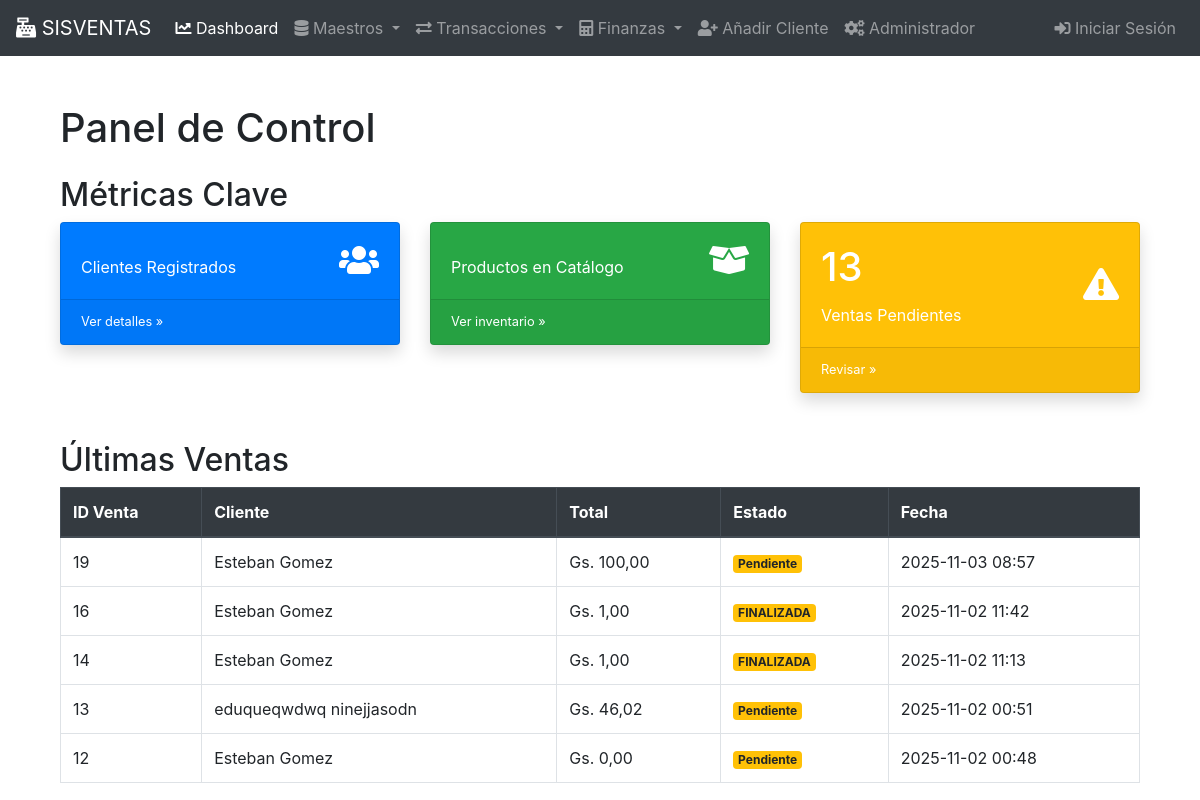
The page / on the database its author committed.
### gestion/models.py (models this page shows, shortened)
class Venta(models.Model):
    fecha = models.DateTimeField(auto_now_add=True)
    cliente = models.ForeignKey(Cliente, on_delete=models.PROTECT)
    empleado = models.ForeignKey(Empleado, on_delete=models.SET_NULL, null=True)
    total = models.DecimalField(max_digits=10, decimal_places=2, default=0)
    estado = models.CharField(max_length=50, default='Pendiente')
    class Meta:
        verbose_name_plural = "Ventas"

class Cliente(models.Model):
    nombre = models.CharField(max_length=100)
    apellido = models.CharField(max_length=100)
    direccion = models.CharField(max_length=255, blank=True, null=True)
    telefono = models.CharField(max_length=15, blank=True, null=True)
    email = models.EmailField(max_length=255, unique=True)
    fecha_registro = models.DateField(auto_now_add=True)
    class Meta:
        verbose_name_plural = "Clientes"

### gestion/views.py (the view)
# urls.py: path('', dashboard, name='dashboard'),
def dashboard(request):
    conteo_clientes = Cliente.objects.count()
    conteo_proveedores = Proveedor.objects.count()
    conteo_productos = Producto.objects.count()
    try:
        conteo_ventas_pendientes = Venta.objects.filter(estado__iexact='PENDIENTE').count()
        ultimas_ventas = Venta.objects.all().order_by('-fecha')[:5]
    except Exception:
        conteo_ventas_pendientes = 0
        ultimas_ventas = []
    try:
        productos_bajo_stock = Producto.objects.filter(stock__lte=F('stock_minimo')).order_by('stock')[:5]
    except Exception:
        productos_bajo_stock = []
    context = {
        'total_clientes': conteo_clientes,
        'total_proveedores': conteo_proveedores,
        'total_productos': conteo_productos,
        'ventas_pendientes': conteo_ventas_pendientes,
        'ultimas_ventas': ultimas_ventas,
        'productos_bajo_stock': productos_bajo_stock,
        'titulo_pagina': 'Dashboard Principal'
    }
    return render(request, 'gestion/dashboard.html', context)

### gestion/templates/gestion/dashboard.html (shortened to what this page needs)
{% extends 'base.html' %}
{% load static %}  {% block content %}
    <div class="container mt-5">
        <h1>Panel de Control</h1>
        <h2 class="mt-4">Métricas Clave</h2>
        <div class="row">
            <div class="col-lg-4 col-md-6 mb-4">
                <div class="card text-white bg-primary shadow">
                    <div class="card-body">
                        <div class="row align-items-center">
                            <div class="col-8">
                                <p class="card-text mb-0">Clientes Registrados</p>
                            </div>
                            <div class="col-4 text-right">
                                <i class="fas fa-users fa-2x"></i> </div>
                        </div>
                    </div>
                    <div class="card-footer small text-white-50">
                        <a href="{% url 'admin:gestion_cliente_changelist' %}" class="text-white">Ver detalles &raquo;</a>
                    </div>
                </div>
            </div>
            <div class="col-lg-4 col-md-6 mb-4">
                <div class="card text-white bg-success shadow">
                    <div class="card-body">
                        <div class="row align-items-center">
                            <div class="col-8">
                                <p class="card-text mb-0">Productos en Catálogo</p>
                            </div>
                            <div class="col-4 text-right">
                                <i class="fas fa-box-open fa-2x"></i>
                            </div>
                        </div>
                    </div>
                    <div class="card-footer small text-white-50">
                         <a href="{% url 'admin:gestion_producto_changelist' %}" class="text-white">Ver inventario &raquo;</a>
                    </div>
                </div>
            </div>
            <div class="col-lg-4 col-md-6 mb-4">
                <div class="card text-white bg-warning shadow">
                    <div class="card-body">
                        <div class="row align-items-center">
                            <div class="col-8">
                                <h1 class="card-title">{{ ventas_pendientes }}</h1>
                                <p class="card-text mb-0">Ventas Pendientes</p>
                            </div>
                            <div class="col-4 text-right">
                                <i class="fas fa-exclamation-triangle fa-2x"></i>
                            </div>
                        </div>
                    </div>
                     <div class="card-footer small text-white-50">
                         <a href="{% url 'admin:gestion_venta_changelist' %}?estado__exact=Pendiente" class="text-white">Revisar &raquo;</a>
                    </div>
                </div>
            </div>
        </div>
        <h2 class="mt-4">Últimas Ventas </h2>
        <table class="table table-bordered table-hover">
            <thead class="thead-dark">
                <tr>
                    <th>ID Venta</th>
                    <th>Cliente</th>
                    <th>Total</th>
                    <th>Estado</th>
                    <th>Fecha</th>
                </tr>
            </thead>
            <tbody>
                {% for venta in ultimas_ventas %}
                    <tr>
                        <td>{{ venta.id }}</td>
                        <td>{{ venta.cliente.nombre }} {{ venta.cliente.apellido }}</td>
                        <td>Gs. {{ venta.total|floatformat:2 }}</td>
                        <td>
                            <span class="badge badge-warning">{{ venta.estado }}</span>
                        </td>
                        <td>{{ venta.fecha|date:"Y-m-d H:i" }}</td>
                    </tr>
                {% empty %}
                    <tr>
                        <td colspan="5">No hay ventas registradas.</td>
                    </tr>
                {% endfor %}
            </tbody>
        </table>
    </div>
{% endblock %}

### templates/base.html (shortened to what this page needs)
<!DOCTYPE html>
<html lang="es">
<head>
    <link href="https://stackpath.bootstrapcdn.com/bootstrap/4.5.2/css/bootstrap.min.css" rel="stylesheet">
    <link rel="stylesheet" href="https://cdnjs.cloudflare.com/ajax/libs/font-awesome/5.15.4/css/all.min.css">
</head>
<body>
    <nav class="navbar navbar-expand-lg navbar-dark bg-dark">
      <a class="navbar-brand" href="{% url 'dashboard' %}"><i class="fas fa-cash-register"></i> SISVENTAS</a>
      <div class="collapse navbar-collapse" id="navbarNav">
        <ul class="navbar-nav mr-auto">
          <li class="nav-item {% if request.resolver_match.url_name == 'dashboard' %}active{% endif %}">
            <a class="nav-link" href="{% url 'dashboard' %}"><i class="fas fa-chart-line"></i> Dashboard</a>
          </li>
          <li class="nav-item dropdown">
            <a class="nav-link dropdown-toggle" href="#" id="navbarDropdownMaestros" role="button" data-toggle="dropdown" aria-haspopup="true" aria-expanded="false">
              <i class="fas fa-database"></i> Maestros
            </a>
          </li>
          <li class="nav-item dropdown">
            <a class="nav-link dropdown-toggle" href="#" id="navbarDropdownTransacciones" role="button" data-toggle="dropdown" aria-haspopup="true" aria-expanded="false">
              <i class="fas fa-exchange-alt"></i> Transacciones
            </a>
          </li>
          <li class="nav-item dropdown">
            <a class="nav-link dropdown-toggle" href="#" id="navbarDropdownFinanzas" role="button" data-toggle="dropdown" aria-haspopup="true" aria-expanded="false">
              <i class="fas fa-calculator"></i> Finanzas
            </a>
          </li>
          <li class="nav-item">
            <a class="nav-link" href="{% url 'cliente_crear' %}"><i class="fas fa-user-plus"></i> Añadir Cliente</a>
          </li>
          <li class="nav-item">
            <a class="nav-link" href="{% url 'admin:index' %}"><i class="fas fa-cogs"></i> Administrador</a>
          </li>
        </ul>
        <ul class="navbar-nav ml-auto">
            {% if user.is_authenticated %}
            <li class="nav-item">
                <a class="nav-link" href="#">Hola, {{ user.username }}</a>
            </li>
            <li class="nav-item">
                <a class="nav-link" href="#"><i class="fas fa-sign-out-alt"></i> Salir</a>
            </li>
            {% else %}
            <li class="nav-item">
                <a class="nav-link" href="#"><i class="fas fa-sign-in-alt"></i> Iniciar Sesión</a>
            </li>
            {% endif %}
        </ul>
      </div>
    </nav>
    <main role="main" class="container">
        {% block content %}
        {% endblock %}
    </main>
</body>
</html>

### rows shown on the page
Venta: id "19", cliente.nombre "Esteban", cliente.apellido "Gomez", total "100,00", estado "Pendiente", fecha "2025-11-03 08:57"
Venta: id "16", cliente.nombre "Esteban", cliente.apellido "Gomez", total "1,00", estado "FINALIZADA", fecha "2025-11-02 11:42"
Venta: id "14", cliente.nombre "Esteban", cliente.apellido "Gomez", total "1,00", estado "FINALIZADA", fecha "2025-11-02 11:13"
Venta: id "13", cliente.nombre "eduqueqwdwq", cliente.apellido "ninejjasodn", total "46,02", estado "Pendiente", fecha "2025-11-02 00:51"
Venta: id "12", cliente.nombre "Esteban", cliente.apellido "Gomez", total "0,00", estado "Pendiente", fecha "2025-11-02 00:48"

### other values the page prints
{{ ventas_pendientes }} "13"
